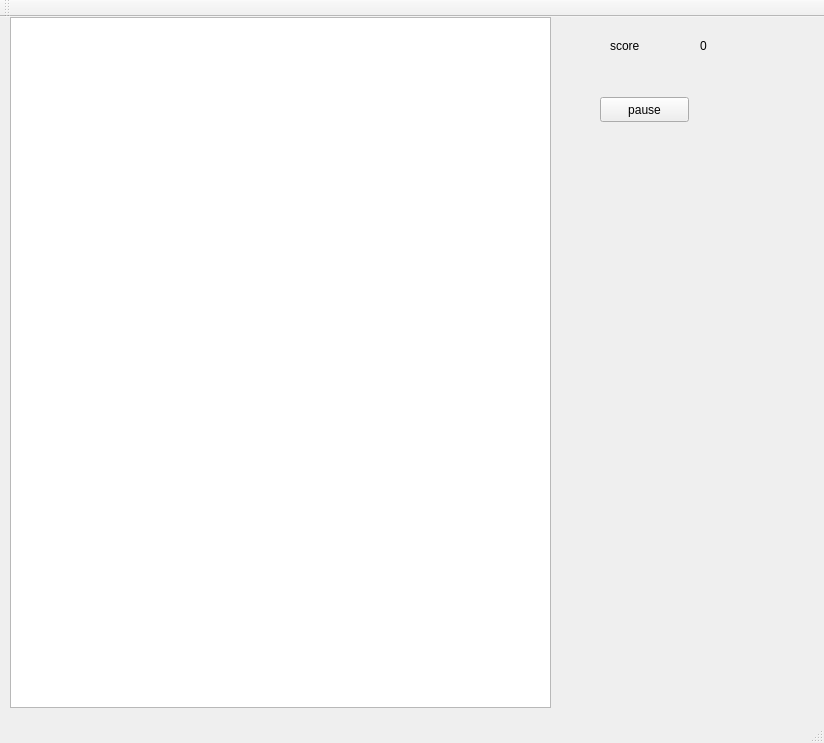
<?xml version="1.0" encoding="UTF-8"?>
<ui version="4.0">
 <class>MainWindow</class>
 <widget class="QMainWindow" name="MainWindow">
  <property name="geometry">
   <rect>
    <x>0</x>
    <y>0</y>
    <width>824</width>
    <height>743</height>
   </rect>
  </property>
  <property name="windowTitle">
   <string>MainWindow</string>
  </property>
  <widget class="QWidget" name="centralWidget">
   <widget class="QGraphicsView" name="graphicsView">
    <property name="geometry">
     <rect>
      <x>10</x>
      <y>0</y>
      <width>541</width>
      <height>691</height>
     </rect>
    </property>
   </widget>
   <widget class="QLabel" name="score_label">
    <property name="geometry">
     <rect>
      <x>700</x>
      <y>20</y>
      <width>67</width>
      <height>17</height>
     </rect>
    </property>
    <property name="text">
     <string>0</string>
    </property>
   </widget>
   <widget class="QLabel" name="label">
    <property name="geometry">
     <rect>
      <x>610</x>
      <y>20</y>
      <width>67</width>
      <height>17</height>
     </rect>
    </property>
    <property name="text">
     <string>score</string>
    </property>
   </widget>
   <widget class="QPushButton" name="pushButton">
    <property name="geometry">
     <rect>
      <x>600</x>
      <y>80</y>
      <width>89</width>
      <height>25</height>
     </rect>
    </property>
    <property name="text">
     <string>pause</string>
    </property>
   </widget>
  </widget>
  <widget class="QMenuBar" name="menuBar">
   <property name="geometry">
    <rect>
     <x>0</x>
     <y>0</y>
     <width>824</width>
     <height>22</height>
    </rect>
   </property>
  </widget>
  <widget class="QToolBar" name="mainToolBar">
   <attribute name="toolBarArea">
    <enum>TopToolBarArea</enum>
   </attribute>
   <attribute name="toolBarBreak">
    <bool>false</bool>
   </attribute>
  </widget>
  <widget class="QStatusBar" name="statusBar"/>
 </widget>
 <layoutdefault spacing="6" margin="11"/>
 <resources/>
 <connections/>
</ui>
